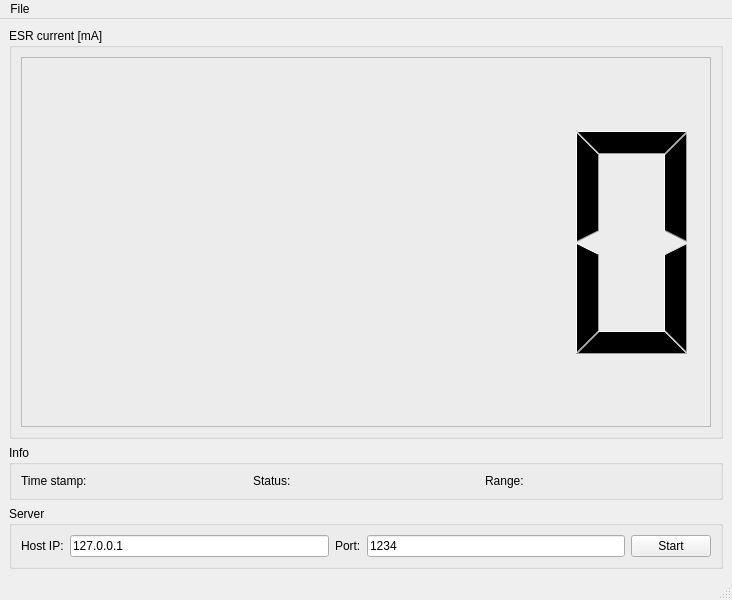
<?xml version="1.0" encoding="UTF-8"?>
<ui version="4.0">
 <class>MainWindow</class>
 <widget class="QMainWindow" name="MainWindow">
  <property name="geometry">
   <rect>
    <x>0</x>
    <y>0</y>
    <width>732</width>
    <height>600</height>
   </rect>
  </property>
  <property name="windowTitle">
   <string>rdgui</string>
  </property>
  <widget class="QWidget" name="centralwidget">
   <layout class="QVBoxLayout" name="verticalLayout">
    <item>
     <widget class="QGroupBox" name="groupBox">
      <property name="sizePolicy">
       <sizepolicy hsizetype="Preferred" vsizetype="Expanding">
        <horstretch>0</horstretch>
        <verstretch>0</verstretch>
       </sizepolicy>
      </property>
      <property name="title">
       <string>ESR current [mA]</string>
      </property>
      <layout class="QGridLayout" name="gridLayout">
       <item row="0" column="0">
        <widget class="QLCDNumber" name="lcdNumber">
         <property name="frameShape">
          <enum>QFrame::StyledPanel</enum>
         </property>
         <property name="frameShadow">
          <enum>QFrame::Sunken</enum>
         </property>
         <property name="smallDecimalPoint">
          <bool>false</bool>
         </property>
         <property name="digitCount">
          <number>5</number>
         </property>
        </widget>
       </item>
      </layout>
     </widget>
    </item>
    <item>
     <widget class="QGroupBox" name="groupBox_3">
      <property name="title">
       <string>Info</string>
      </property>
      <layout class="QHBoxLayout" name="horizontalLayout_2">
       <item>
        <widget class="QLabel" name="label_3">
         <property name="text">
          <string>Time stamp:</string>
         </property>
        </widget>
       </item>
       <item>
        <widget class="QLabel" name="label_time_stamp">
         <property name="text">
          <string/>
         </property>
        </widget>
       </item>
       <item>
        <widget class="QLabel" name="label_4">
         <property name="text">
          <string>Status:</string>
         </property>
        </widget>
       </item>
       <item>
        <widget class="QLabel" name="label_status">
         <property name="text">
          <string/>
         </property>
        </widget>
       </item>
       <item>
        <widget class="QLabel" name="label_5">
         <property name="text">
          <string>Range:</string>
         </property>
        </widget>
       </item>
       <item>
        <widget class="QLabel" name="label_range">
         <property name="text">
          <string/>
         </property>
        </widget>
       </item>
      </layout>
     </widget>
    </item>
    <item>
     <widget class="QGroupBox" name="groupBox_2">
      <property name="title">
       <string>Server</string>
      </property>
      <layout class="QHBoxLayout" name="horizontalLayout">
       <item>
        <widget class="QLabel" name="label">
         <property name="text">
          <string>Host IP:</string>
         </property>
        </widget>
       </item>
       <item>
        <widget class="QLineEdit" name="lineEdit_host">
         <property name="text">
          <string>127.0.0.1</string>
         </property>
        </widget>
       </item>
       <item>
        <widget class="QLabel" name="label_2">
         <property name="text">
          <string>Port:</string>
         </property>
        </widget>
       </item>
       <item>
        <widget class="QLineEdit" name="lineEdit_port">
         <property name="text">
          <string>1234</string>
         </property>
        </widget>
       </item>
       <item>
        <widget class="QPushButton" name="pushButton">
         <property name="text">
          <string>Start</string>
         </property>
         <property name="checkable">
          <bool>true</bool>
         </property>
         <property name="checked">
          <bool>false</bool>
         </property>
         <property name="autoDefault">
          <bool>false</bool>
         </property>
         <property name="default">
          <bool>false</bool>
         </property>
         <property name="flat">
          <bool>false</bool>
         </property>
        </widget>
       </item>
      </layout>
     </widget>
    </item>
   </layout>
  </widget>
  <widget class="QMenuBar" name="menubar">
   <property name="geometry">
    <rect>
     <x>0</x>
     <y>0</y>
     <width>732</width>
     <height>22</height>
    </rect>
   </property>
   <widget class="QMenu" name="menuFile">
    <property name="title">
     <string>File</string>
    </property>
    <addaction name="actionAbout"/>
    <addaction name="separator"/>
    <addaction name="actionQuit"/>
   </widget>
   <addaction name="menuFile"/>
  </widget>
  <widget class="QStatusBar" name="statusbar"/>
  <action name="actionAbout">
   <property name="text">
    <string>About</string>
   </property>
  </action>
  <action name="actionQuit">
   <property name="text">
    <string>Quit</string>
   </property>
  </action>
 </widget>
 <resources/>
 <connections/>
</ui>
